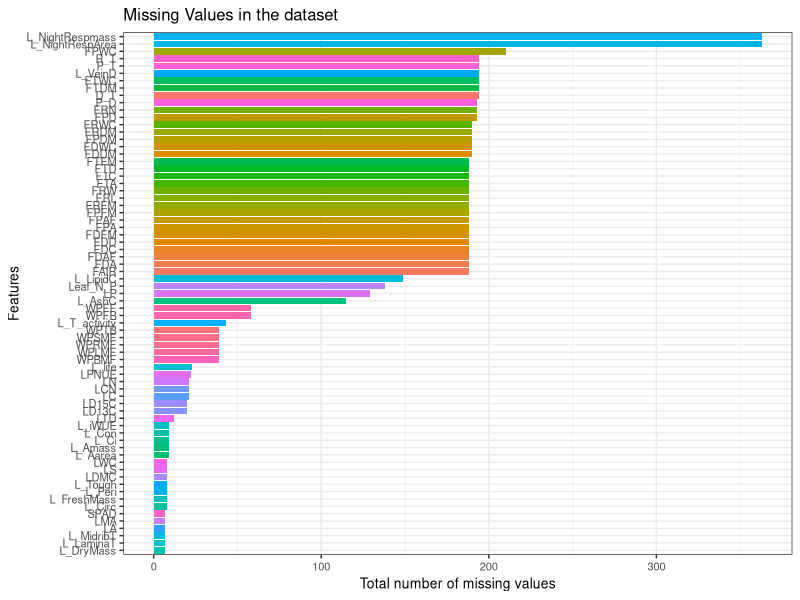
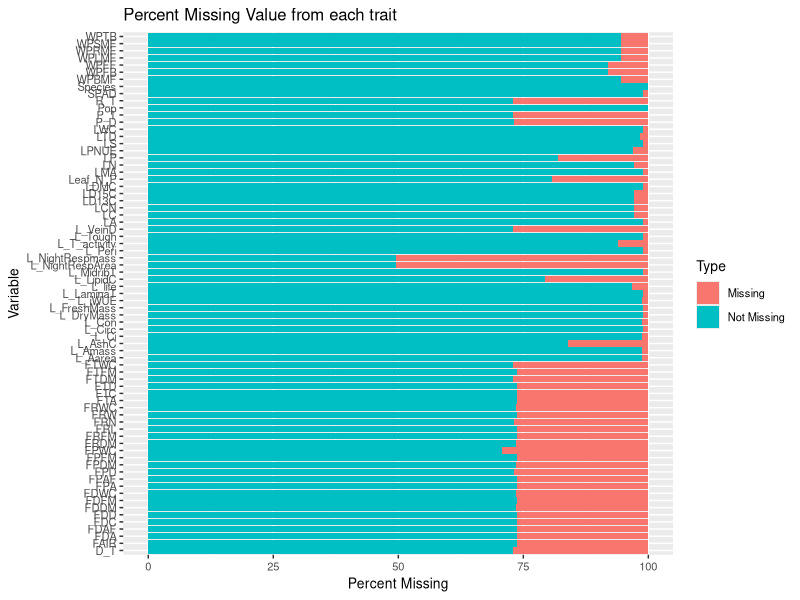

Source code (R) for these figures, in order: (Note: this script raises an error after producing the figures.)

####  

rm(list = ls())

packages <- list("here","tidyverse","naniar","ggplot2","randomForest","caret","readxl")


lapply(packages, require,character.only=T)

Sunflower_traits <- read_excel(here("Datasets and Tables","CombinedTraitDataset_ForSam_12.20.20.xlsx"))


#### removing the columns which we don't need ### 

Sunflower_traits <- Sunflower_traits %>% 
  dplyr::select(-c(Year,PlantID,Block,Number))


### now renaming the columns ### 

New_names <- c("Species","Pop","SPAD","L_Aarea","L_Amass","L_Con","L_Ci",
               "L_iWUE","L_NightRespArea","L_NightRespmass","LA",
               "L_Peri","L_Circ","LS","LMA","L_FreshMass","L_DryMass",
               "LWC","LDMC","L_MidribT","L_LaminaT","L_Tough","L_life",
               "LN","LD15C","LPNUE","LC","LD13C","LCN","LP","Leaf_N_P",
               "L_VeinD","L_T_activity","LTD","L_LipidC","L_AshC","WPTB",
               "WPBMF","WPSMF","WPLMF","WPRMF","WPFB","WPFF","FPFM","FDFM",
               "FRFM","FTFM","FPDM","FDDM","FRDM","FTDM","FPWC","FDWC","FRWC",
               "FTWC","P_D","P_T","D_T","R_T","FRL","FRW","FDD","FDC","FTD",
               "FTC","FTA","FDA","FPA","FRN","FPD","FAIR","FPAF","FDAF")


Old_names <- colnames(Sunflower_traits)


#### renaming the names of the dataframe ##### 

Sunflower_traits <- Sunflower_traits %>% rename_at(vars(Old_names), ~ New_names)

### First changing H. agrestis, H. argophyllus to H_agrestis, H_argophyllus 

Sunflower_traits$Species <- gsub(". ","_",Sunflower_traits$Species)

### converting every ".", into NA in the trait columns 

Sunflower_traits[Sunflower_traits == "."] <- NA

### 

total_cells <- prod(dim(Sunflower_traits %>% select(-Species))) 

missing_cells <- sum(is.na(Sunflower_traits %>% select(-Species)))

# calculating percentage of missing values
percentage_missing <- (missing_cells * 100 )/(total_cells)

percentage_missing 

#### Missing values in the data

Missing_values <-Sunflower_traits %>%
                 gather(key = "key", value = "val") %>%
                 mutate(is.missing = is.na(val)) %>%
                 group_by(key, is.missing) %>%
                 summarise(num.missing = n()) %>%
                 filter(is.missing==T) %>%
                 select(-is.missing) %>%
                 arrange(desc(num.missing)) 


## Now make a plot ## number of missing values for specific traits ###

ggplot(data = Missing_values,
       aes(x=reorder(key,num.missing), y = num.missing, fill = key)) +
       geom_bar(stat = "identity") + 
       labs(x= "Features", y= "Total number of missing values") +
       coord_flip() + 
       theme_bw() + 
       theme(legend.position = "none") + 
       ggtitle("Missing Values in the dataset") +
       theme(text = element_text(size = 10)) 


### Percent missing for each trait ###

Missing_percent <- Sunflower_traits %>%
                  gather(key = "key", value = "val") %>%
                  mutate(isna = is.na(val)) %>%
                  group_by(key) %>%
                  mutate(total = n()) %>%
                  group_by(key, total, isna) %>%
                  summarise(num.isna = n()) %>%
                  mutate(pct = num.isna / total * 100) %>%
                  mutate(Type = case_when(isna == "FALSE" ~ "Not Missing",
                                          isna == "TRUE" ~ "Missing"))
  


ggplot(Missing_percent, aes(fill=Type, y=pct, x=key)) + 
  geom_bar(position='stack', stat='identity') +
  labs(x = "Variable", y = "Percent Missing") +
  coord_flip() +
  ggtitle("Percent Missing Value from each trait") +
  theme(text = element_text(size = 10))


here("Figures")

ggsave("C:/Users/samba/Documents/Chapter_1_Analysis/Figures/Figure S1.svg",
       dpi=300)


##### Converting the Species and Pop column to a factor ###

Sunflower_traits$Species <- factor(Sunflower_traits$Species) 

Sunflower_traits$Pop <- factor(Sunflower_traits$Pop) 

### converting all other columns into a numeric column ##

Sunflower_traits <- Sunflower_traits %>%
  mutate_if(is.character,as.numeric)

### Divide the dataset into a training and test set ###


s <- createDataPartition(y=Sunflower_traits$Species, p=0.70, list = F)
train <- Sunflower_traits[s,]
test <- Sunflower_traits[-s,]

#### removing the Pop column from both train and test putting it in a different dataframe ###

pop_train <- data.frame(Pop = train$Pop) 

train <- train %>% dplyr::select(-c(Pop))

test <- test %>% dplyr::select(-c(Pop))


### Now impute using random forest ### 
set.seed(1234)
train_imputed <- rfImpute(Species~.,train)

set.seed(1234)
test_imputed <- rfImpute(Species~.,test)

###### writing this out ####

here("Datasets and Tables")

write.csv(train_imputed,"C:/Users/samba/Documents/Chapter_1_Analysis/Datasets and Tables/train_imputed.csv",
          row.names = FALSE)

write.csv(test_imputed,"C:/Users/samba/Documents/Chapter_1_Analysis/Datasets and Tables/test_imputed.csv",
          row.names=FALSE)

## adding the pop column to the training data and calling it Sunflower_train###

Sunflower_train <- data.frame(Pop = pop_train$Pop,
                              train_imputed)

### write this dataframe out to analyze variance partitioning #### 

write.csv(Sunflower_train,"C:/Users/samba/Documents/Chapter_1_Analysis/Datasets and Tables/Sunflower_train.csv",
          row.names = FALSE)

